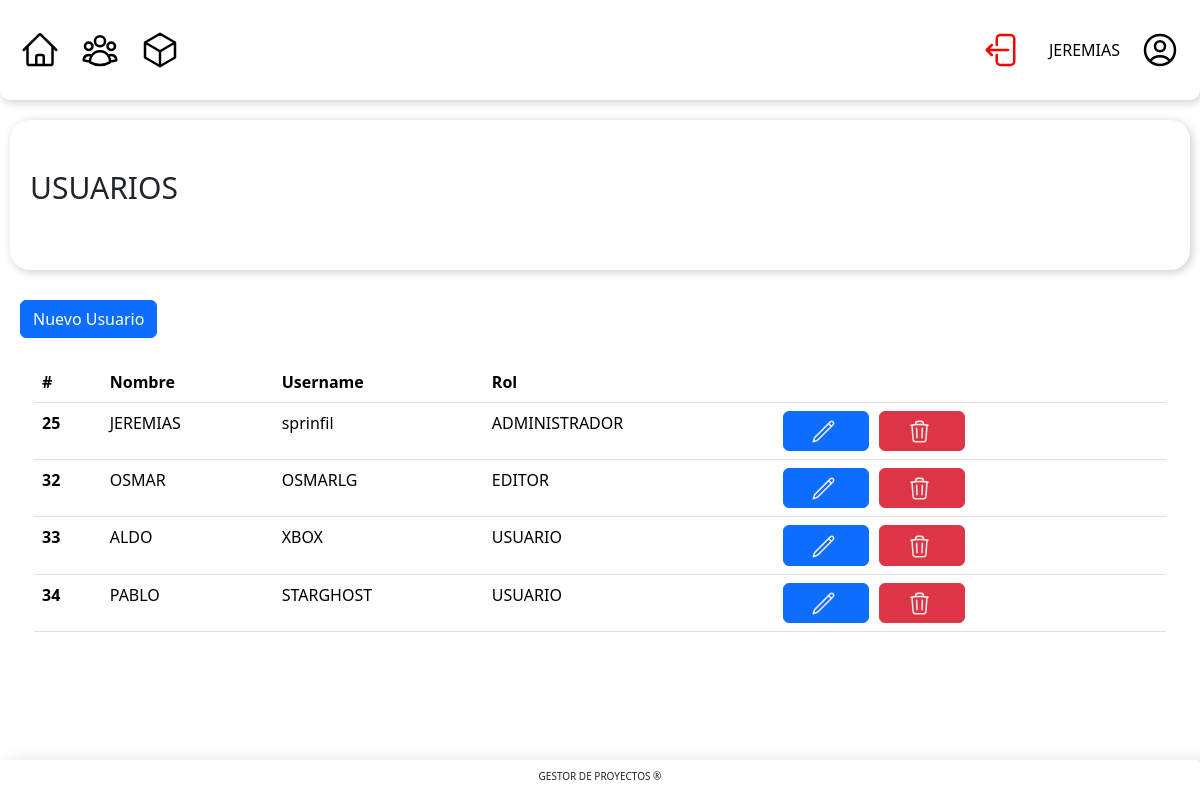
The page /views/usuarios.php (signed in) on the database its author committed.
### tables this page shows
CREATE TABLE IF NOT EXISTS `usuarios` (
  `id` bigint NOT NULL AUTO_INCREMENT,
  `nombre` varchar(100) DEFAULT NULL,
  `password` varchar(100) DEFAULT NULL,
  `username` varchar(100) DEFAULT NULL,
  `rol` enum('USUARIO','EDITOR','ADMINISTRADOR') DEFAULT 'USUARIO',
  PRIMARY KEY (`id`)
);

### models/BD.php (called while the page is built, shortened)
<?php
class BD{
    public function __construct() {
        $this->conexion = new mysqli('localhost','root','','crud_anderson');
    }
}

### views/usuarios.php (the view, shortened to what this page needs)
<!DOCTYPE html>
<html lang="es">
<head>
    <link href="../vendor/twbs/bootstrap/dist/css/bootstrap.min.css" rel="stylesheet">
    <link rel="stylesheet" href="../css/principal.css">
    <link rel="stylesheet" href="../css/usuarios.css">
</head>
<body>
    <div class="main">
        <?php
        include 'layouts/header.php';
        ?>
        <div class="contenedor-main">
            <div class="titulo">
                <p>USUARIOS</p>
            </div>
            <a href="/anderson-trial/views/usuarios_create.php" class="boton-eliminar"><button type="button"
                    class="btn btn-primary" style="margin-left:10px;margin-top:30px;">
                    Nuevo Usuario
                </button>
            </a>
            <div class=" p-4 d-flex justify-content-center align-items-center contenedor-tabla-datos">
                <table class="table">
                    <thead class="bg-info">
                        <tr>
                            <th scope="col">#</th>
                            <th scope="col">Nombre</th>
                            <th scope="col">Username</th>
                            <th scope="col">Rol</th>
                            <th scope="col"></th>
                        </tr>
                    </thead>
                    <tbody>
                        <?php
                        include '../models/BD.php';
                        $bd = new BD();
                        $sql = $bd->conexion->query('select * from usuarios');
                        if ($_SERVER["REQUEST_METHOD"] == "GET") {
                            $bd = new BD();
                            $sql = $bd->conexion->query('select * from usuarios');
                        }
                        while ($datos = $sql->fetch_object()) { ?>
                            <tr>
                                <th scope="row">
                                    <?= $datos->id ?>
                                </th>
                                <td>
                                    <?= $datos->nombre ?>
                                </td>
                                <td>
                                    <?= $datos->username ?>
                                </td>
                                <td>
                                    <?= $datos->rol ?>
                                </td>
                                <td>
                                    <div class="" style="display:flex; flex-wrap: nowrap;">
                                        <a href="usuarios_update.php?id=<?= $datos->id ?>"
                                            style="margin-right:10px;"><button type="button" class="btn btn-primary">
                                            </button>
                                        </a>
                                        <a href="usuarios.php?id=<?= $datos->id ?>" class="boton-eliminar"
                                            onclick="alert_eliminar(event)"><button type="button" class="btn btn-danger">
                                            </button>
                                        </a>
                                    </div>
                                </td>
                            </tr>
                        <?php }
                        ?>
                    </tbody>
                </table>
            </div>
        </div>
        <?php
        include 'layouts/footer.php';
        ?>
    </div>
</body>
</html>

### views/layouts/header.php (shortened to what this page needs)
<link rel="stylesheet" href="../css/header.css">
<div class="contenedor-header">
    <div class="contenedor-navegacion">
        <a href="/anderson-trial/views/home.php" class="vinculo">
            <div>
            </div>
        </a>
        <?php if ($_SESSION['user']['rol'] == 'ADMINISTRADOR') { ?>
            <a href="/anderson-trial/views/usuarios.php" class="vinculo" id="usuarios">
                <div>
                </div>
            </a>
        <?php } ?>
        <a href="/anderson-trial/views/proyectos.php" class="vinculo" id="proyectos">
            <div>
                <svg xmlns="http://www.w3.org/2000/svg" fill="none" viewBox="0 0 24 24" stroke-width="1.5"
                    stroke="currentColor" class="icono">
                    <path stroke-linecap="round" stroke-linejoin="round"
                        d="m21 7.5-9-5.25L3 7.5m18 0-9 5.25m9-5.25v9l-9 5.25M3 7.5l9 5.25M3 7.5v9l9 5.25m0-9v9" />
                </svg>
            </div>
        </a>
    </div>
    <div class="contenedor-usuario">
        <div>
            <form method="POST">
                <button type="submit" value="ok" name="btn-cerrar-sesion">
                </button>
            </form>
        </div>
        <div class="contenedor-nombre-usuario">
            <?php
            if (isset($_SESSION['user'])) {
                echo $_SESSION['user']['nombre'];
            }
            ?>
        </div>
    </div>
</div>

### views/layouts/footer.php
<link rel="stylesheet" href="../css/footer.css">
<div class="contenedor-principal">
    <p>GESTOR DE PROYECTOS ®</p>
</div>

### css/principal.css (style rules this page uses)
.main { display: flex; flex-direction: column; height: 100vh; overflow: auto; padding-bottom: 80px; }
.contenedor-main { flex-grow: 1; width: 100%; padding-left: 100px; padding-right: 100px; overflow: auto; }
a { text-decoration: none; }
.titulo { height: 150px; margin-top: 20px; border-radius: 20px 20px 20px 20px; box-shadow: 2px 2px 10px rgba(0, 0, 0, 0.2); display: flex; align-items: center; padding-left: 20px; }
.titulo p { font-size: 30px; }
.aicon { width: 25px; cursor: pointer; margin-right: 20px; color: rgb(230, 230, 230); margin-left: 15px; }
@media (max-width: 1400px) { .contenedor-main { padding-left: 10px; padding-right: 10px; } }

### css/usuarios.css (style rules this page uses)
.contenedor-tabla-datos { width: 100%; overflow: auto; }

### css/header.css (style rules this page uses)
:root { --color-primario: #ffffff; }
.contenedor-header { width: 100%; height: 100px; background-color: var(--color-primario); border-radius: 0px 0px 10px 10px; box-shadow: 2px 2px 10px rgba(0, 0, 0, 0.2); display: flex; }
.contenedor-navegacion { height: 100%; width: 50%; display: flex; align-items: center; padding-left: 20px; }
.icono { width: 40px; cursor: pointer; margin-right: 20px; }
.vinculo { color: black; }
.contenedor-usuario { display: flex; width: 50%; justify-content: end; align-items: center; color: black; }
.contenedor-nombre-usuario { height: 100%; display: flex; align-items: center; margin-right: 20px; }
button { background-color: var(--color-primario); border: none; }

### css/footer.css (style rules this page uses)
:root { --color-primario: #ffffff; }
.contenedor-principal { width: 100%; height: 40px; background-color: var(--color-primario); position: absolute; bottom: 0; border-radius: 4px 4px 0px 0px; box-shadow: 20px 20px 20px 15px rgba(0, 0, 0, 0.2); display: flex; align-items: end; justify-content: center; }
p { font-size: 10px; }

### rows shown on the page
usuarios: id "25", nombre "JEREMIAS", username "sprinfil", rol "ADMINISTRADOR"
usuarios: id "32", nombre "OSMAR", username "OSMARLG", rol "EDITOR"
usuarios: id "33", nombre "ALDO", username "XBOX", rol "USUARIO"
usuarios: id "34", nombre "PABLO", username "STARGHOST", rol "USUARIO"

### other values the page prints
$_SESSION['user']['nombre'] "JEREMIAS"
